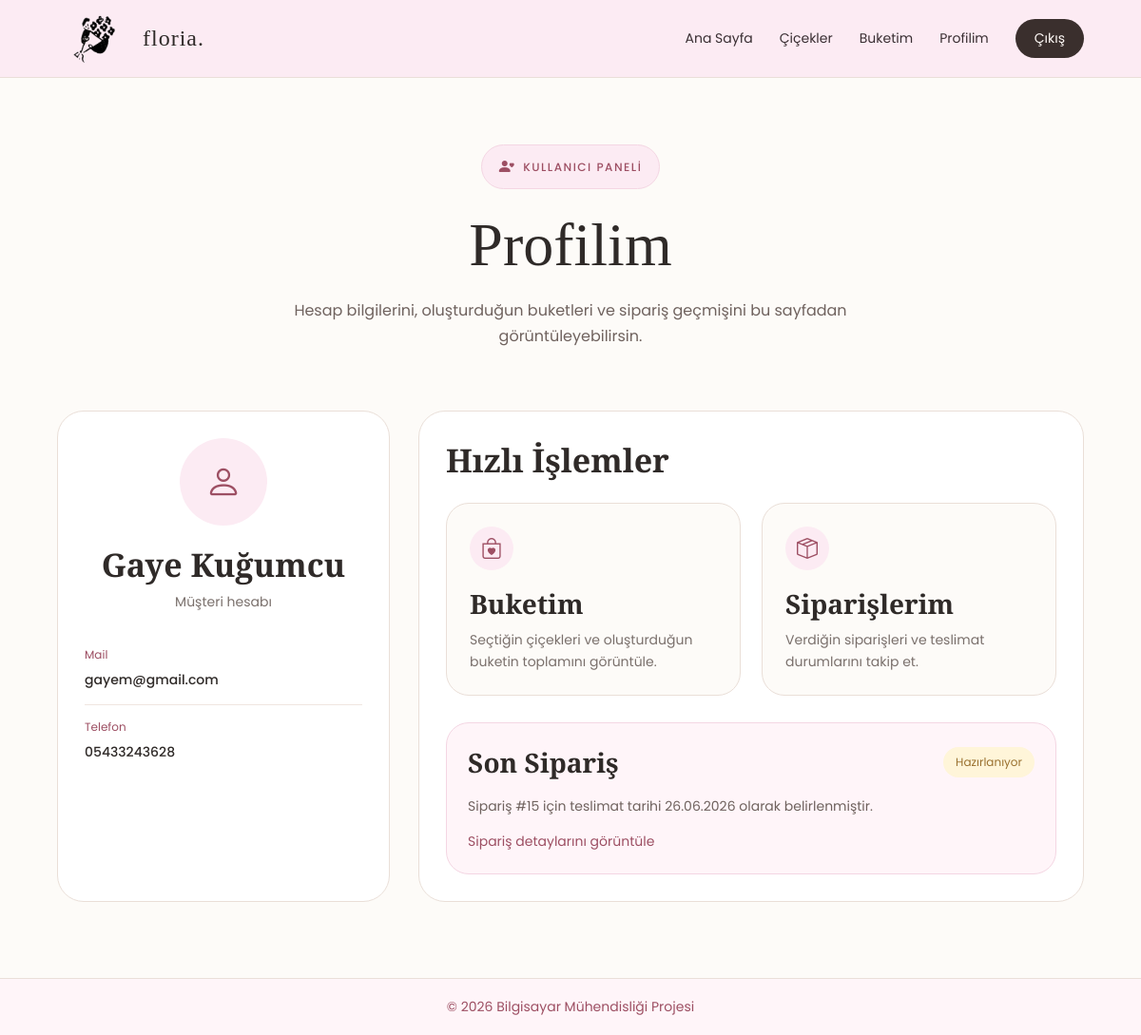
The page /profil.php (signed in) on the database its author committed.
### tables this page shows
CREATE TABLE `kullanicilar` (
  `kullanici_id` int(11) NOT NULL,
  `ad` varchar(100) NOT NULL,
  `soyad` varchar(100) NOT NULL,
  `mail` varchar(150) NOT NULL CHECK (`mail` like '%@%.%'),
  `sifre` varchar(255) NOT NULL,
  `telefon` varchar(20) NOT NULL,
  `rol` varchar(20) NOT NULL DEFAULT 'musteri' CHECK (`rol` in ('musteri','yonetici'))
);

CREATE TABLE `siparisler` (
  `siparis_id` int(11) NOT NULL,
  `buket_id` int(11) NOT NULL,
  `siparis_tarihi` datetime NOT NULL DEFAULT current_timestamp(),
  `siparis_durumu` varchar(20) NOT NULL DEFAULT 'hazirlaniyor' CHECK (`siparis_durumu` in ('hazirlaniyor','yolda','teslim_edildi','iptal edildi')),
  `teslimat_adresi` varchar(300) NOT NULL,
  `teslimat_tarihi` date NOT NULL,
  `alici_ad_soyad` varchar(150) NOT NULL,
  `alici_telefon` varchar(20) DEFAULT NULL,
  `kart_mesaji` varchar(250) DEFAULT NULL
);

### dal/BaseDAL.php (called while the page is built, shortened)
<?php
require_once __DIR__ . "/../config/database.php";
class BaseDAL
{
    protected PDO $db;
    public function __construct()
    {
        $database = new Database();
        $this->db = $database->connect();
    }
    protected function fetchAllProcedure(string $sql, array $params = []): array
    {
        $stmt = $this->db->prepare($sql);
        $stmt->execute($params);
        $result = $stmt->fetchAll();
        return $result;
    }
    protected function fetchOneProcedure(string $sql, array $params = []): ?array
    {
        $stmt = $this->db->prepare($sql);
        $stmt->execute($params);
        $result = $stmt->fetch();
        return $result ?: null;
    }
}

### config/database.php (called while the page is built)
<?php
class Database
{
    private string $host     = "127.0.0.1";
    private string $port     = "3307";
    private string $dbName   = "buket_siparis_sistemi";
    private string $username = "root";
    private string $password = "13072006";
    public function connect(): PDO
    {
        $dsn = "mysql:host={$this->host};port={$this->port};dbname={$this->dbName};charset=utf8mb4";
        $options = [
            PDO::ATTR_ERRMODE            => PDO::ERRMODE_EXCEPTION,
            PDO::ATTR_DEFAULT_FETCH_MODE => PDO::FETCH_ASSOC,
            PDO::ATTR_EMULATE_PREPARES   => false,
            PDO::MYSQL_ATTR_INIT_COMMAND => "SET NAMES utf8mb4 COLLATE utf8mb4_turkish_ci",
        ];
        try {
            return new PDO($dsn, $this->username, $this->password, $options);
        } catch (PDOException $e) {
            error_log("Veritabanı bağlantı hatası: " . $e->getMessage());
            throw new RuntimeException("Veritabanına bağlanılamadı. Lütfen daha sonra tekrar deneyin.");
        }
    }
}

### bl/KullaniciBL.php (called while the page is built, shortened)
<?php
require_once __DIR__ . "/../dal/KullaniciDAL.php";
class KullaniciBL
{
    private KullaniciDAL $kullaniciDAL;
    public function __construct()
    {
        $this->kullaniciDAL = new KullaniciDAL();
    }
    public function profilGetir(int $kullaniciId): ?array
    {
        return $this->kullaniciDAL->kullaniciGetir($kullaniciId);
    }
}

### dal/KullaniciDAL.php (called while the page is built, shortened)
<?php
require_once __DIR__ . "/BaseDAL.php";
class KullaniciDAL extends BaseDAL
{
    public function kullaniciGetir(int $kullaniciId): ?array
    {
        return $this->fetchOneProcedure(
            "CALL KullaniciGetir(:kullanici_id)",
            [":kullanici_id" => $kullaniciId]
        );
    }
}

### bl/SiparisBL.php (called while the page is built, shortened)
<?php
require_once __DIR__ . "/../dal/SiparisDAL.php";
class SiparisBL
{
    private SiparisDAL $siparisDAL;
    public function __construct()
    {
        $this->siparisDAL = new SiparisDAL();
    }
    public function kullaniciSiparisleriListele(int $kullaniciId): array
    {
        return $this->siparisDAL->kullaniciSiparisleriListele($kullaniciId);
    }
    public function sonSiparisGetir(int $kullaniciId): ?array
    {
        $siparisler = $this->kullaniciSiparisleriListele($kullaniciId);
        return $siparisler[0] ?? null;
    }
}

### dal/SiparisDAL.php (called while the page is built, shortened)
<?php
require_once __DIR__ . "/BaseDAL.php";
class SiparisDAL extends BaseDAL
{
    public function kullaniciSiparisleriListele(int $kullaniciId): array
    {
        return $this->fetchAllProcedure(
            "CALL KullaniciSiparisleriListele(:kullanici_id)",
            [":kullanici_id" => $kullaniciId]
        );
    }
}

### profil.php (the view, shortened to what this page needs)
<?php
require_once __DIR__ . "/bl/KullaniciBL.php";
require_once __DIR__ . "/bl/SiparisBL.php";
$kullaniciBL = new KullaniciBL();
$siparisBL = new SiparisBL();
$profil = $kullaniciBL->profilGetir((int)$_SESSION["kullanici_id"]);
$sonSiparis = $siparisBL->sonSiparisGetir((int)$_SESSION["kullanici_id"]);
$adSoyad = trim(($profil["ad"] ?? $_SESSION["ad"] ?? "") . " " . ($profil["soyad"] ?? $_SESSION["soyad"] ?? ""));
$mail = $profil["mail"] ?? ($_SESSION["mail"] ?? "");
$telefon = $profil["telefon"] ?? ($_SESSION["telefon"] ?? "");
function profilDurumYazi(string $durum): string
{
    return match ($durum) {
        "hazirlaniyor" => "Hazırlanıyor",
        "yolda" => "Yolda",
        "teslim_edildi" => "Teslim Edildi",
        "iptal_edildi" => "İptal Edildi",
        default => $durum
    };
}
require_once __DIR__ . "/includes/header.php";
?>
<section class="page-header">
  <p class="small-title"><i class="bi bi-person-heart"></i> Kullanıcı Paneli</p>
  <h1>Profilim</h1>
  <p>Hesap bilgilerini, oluşturduğun buketleri ve sipariş geçmişini bu sayfadan görüntüleyebilirsin.</p>
</section>
<main class="profile-section">
  <aside class="profile-card">
    <div class="profile-icon"><i class="bi bi-person"></i></div>
    <h2><?php echo htmlspecialchars($adSoyad); ?></h2>
    <p>Müşteri hesabı</p>
    <div class="user-info">
      <div class="info-line"><span>Mail</span><strong><?php echo htmlspecialchars($mail); ?></strong></div>
      <div class="info-line"><span>Telefon</span><strong><?php echo htmlspecialchars($telefon); ?></strong></div>
    </div>
  </aside>
  <section class="profile-panel">
    <h2>Hızlı İşlemler</h2>
    <div class="panel-grid">
      <a href="buketim.php" class="panel-card">
        <i class="bi bi-bag-heart"></i>
        <h3>Buketim</h3>
        <p>Seçtiğin çiçekleri ve oluşturduğun buketin toplamını görüntüle.</p>
      </a>
      <a href="siparislerim.php" class="panel-card">
        <i class="bi bi-box-seam"></i>
        <h3>Siparişlerim</h3>
        <p>Verdiğin siparişleri ve teslimat durumlarını takip et.</p>
      </a>
    </div>
    <div class="last-order">
      <div class="last-order-top">
        <h3>Son Sipariş</h3>
        <?php if ($sonSiparis): ?>
          <span class="status"><?php echo profilDurumYazi($sonSiparis["siparis_durumu"]); ?></span>
        <?php endif; ?>
      </div>
      <?php if ($sonSiparis): ?>
        <p>Sipariş #<?php echo (int)$sonSiparis["siparis_id"]; ?> için teslimat tarihi <?php echo htmlspecialchars(date("d.m.Y", strtotime($sonSiparis["teslimat_tarihi"]))); ?> olarak belirlenmiştir.</p>
        <a href="siparislerim.php">Sipariş detaylarını görüntüle</a>
      <?php else: ?>
        <p>Henüz oluşturulmuş siparişin bulunmuyor.</p>
        <a href="cicekler.php">İlk buketini oluştur</a>
      <?php endif; ?>
    </div>
  </section>
</main>
<?php require_once __DIR__ . "/includes/footer.php"; ?>

### assets/style.css (style rules this page uses)
* { margin: 0; padding: 0; box-sizing: border-box; }
body { font-family: "Poppins", sans-serif; background-color: #fdfbf8; color: #2f2a28; }
.small-title, .hero-text .small-title { display: inline-flex; align-items: center; gap: 8px; padding: 10px 18px; border-radius: 30px; background-color: #fcebf3; border: 1px solid #f4d6e3; font-family: "Poppins", sans-serif; font-size: 12px; font-weight: 500; letter-spacing: 1.5px; text-transform: uppercase; color: #9d4f63; margin-bottom: 22px; }
.flower-icon, .small-title i { font-size: 16px; color: #9d4f63; }
.page-header { padding: 70px 60px 35px; text-align: center; }
.page-header h1 { font-family: "Cormorant Garamond", serif; font-size: 64px; font-weight: 500; margin-bottom: 18px; color: #2f2a28; }
.page-header p:not(.small-title) { max-width: 700px; margin: 0 auto; font-size: 16px; line-height: 1.7; color: #6f625e; }
.bouquet-section, .order-section, .profile-section { padding: 30px 60px 80px; display: grid; grid-template-columns: 2fr 1fr; gap: 30px; }
.profile-section { grid-template-columns: 1fr 2fr; }
.bouquet-card, .summary-card, .order-card, .profile-card, .profile-panel, .admin-card, .auth-card, .order-history-card { background-color: #ffffff; border: 1px solid #eadfd8; border-radius: 28px; padding: 28px; }
.bouquet-card h2, .summary-card h2, .order-card h2, .profile-panel h2, .admin-card h2 { font-family: "Cormorant Garamond", serif; font-size: 34px; font-weight: 600; margin-bottom: 22px; color: #2f2a28; }
.profile-card { text-align: center; }
.profile-icon { width: 92px; height: 92px; margin: 0 auto 18px; border-radius: 50%; background-color: #fcebf3; color: #9d4f63; display: flex; align-items: center; justify-content: center; font-size: 38px; }
.profile-card h2 { font-family: "Cormorant Garamond", serif; font-size: 34px; font-weight: 600; margin-bottom: 6px; color: #2f2a28; }
.profile-card p { color: #7a706c; font-size: 14px; margin-bottom: 22px; }
.user-info { text-align: left; margin-top: 22px; }
.info-line { padding: 14px 0; border-bottom: 1px solid #f0e6e0; }
.info-line:last-child { border-bottom: none; }
.info-line span { display: block; font-size: 12px; color: #9d4f63; margin-bottom: 4px; }
.info-line strong { font-size: 14px; font-weight: 500; color: #2f2a28; }
.panel-grid { display: grid; grid-template-columns: repeat(2, 1fr); gap: 22px; margin-bottom: 28px; }
.panel-card { text-decoration: none; background-color: #fdfbf8; border: 1px solid #eadfd8; border-radius: 24px; padding: 24px; color: #2f2a28; transition: 0.25s; display: block; }
.panel-card i { width: 46px; height: 46px; border-radius: 50%; background-color: #fcebf3; color: #9d4f63; display: flex; align-items: center; justify-content: center; font-size: 22px; margin-bottom: 16px; }
.panel-card h3 { font-family: "Cormorant Garamond", serif; font-size: 28px; font-weight: 600; margin-bottom: 8px; }
.panel-card p { color: #7a706c; font-size: 14px; line-height: 1.6; }
.last-order { background-color: #fff5f9; border: 1px solid #f4d6e3; border-radius: 24px; padding: 22px; }
.last-order-top { display: flex; align-items: center; justify-content: space-between; gap: 16px; margin-bottom: 16px; }
.last-order h3 { font-family: "Cormorant Garamond", serif; font-size: 28px; font-weight: 600; }
.status { padding: 7px 13px; border-radius: 20px; background-color: #fff5d9; color: #9a7130; font-size: 12px; white-space: nowrap; }
.last-order p { color: #6f625e; font-size: 14px; line-height: 1.7; }
.last-order a { display: inline-block; margin-top: 14px; color: #9d4f63; text-decoration: none; font-size: 14px; }

### rows shown on the page
kullanicilar: adSoyad "Gaye Kuğumcu", mail "gayem@gmail.com", telefon "05433243628"
siparisler: siparis_durumu "Hazırlanıyor", siparis_id "15", teslimat_tarihi "26.06.2026"
